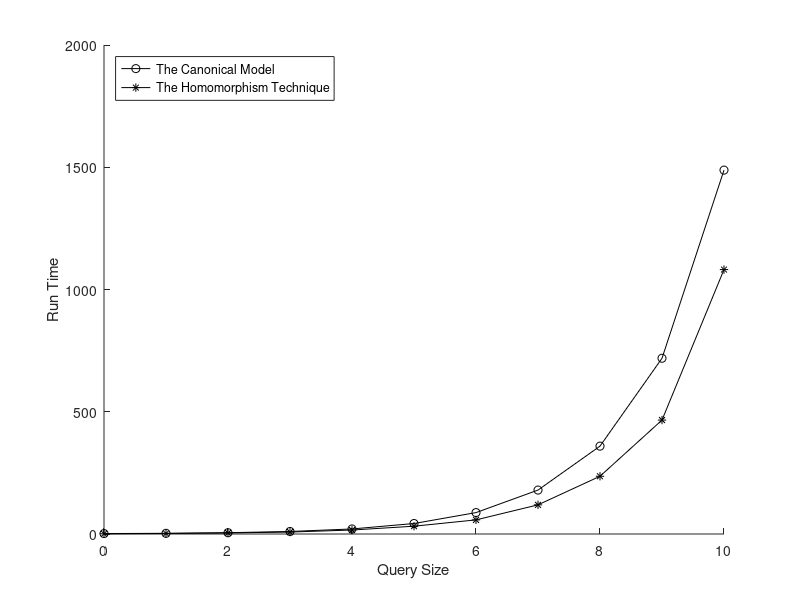

Source code (MATLAB):
format long
A = [
	0	1.899600	0.940300;
	1	2.762800	2.249400;
	2	5.339900	4.272800;
	3	10.323200	8.008800;
	4	20.625300	16.263400;
	5	42.898700	31.904100;
	6	87.561200	57.730400;
	7	179.689700	119.232000;
	8	359.360100	236.158000;
	9	718.797100	466.005000;
	10	1488.292800	1081.569500;
];

hold on
f = plot(A(:,1), A(:,2), 'k-o');
f = plot(A(:,1), A(:,3), 'k-*');
hold off
xlabel('Query Size')
ylabel('Run Time')
legend('The Canonical Model', 'The Homomorphism Technique', 'Location', 'northwest')
saveas(f, '../img/ChildBranchRank2Graph.png');
